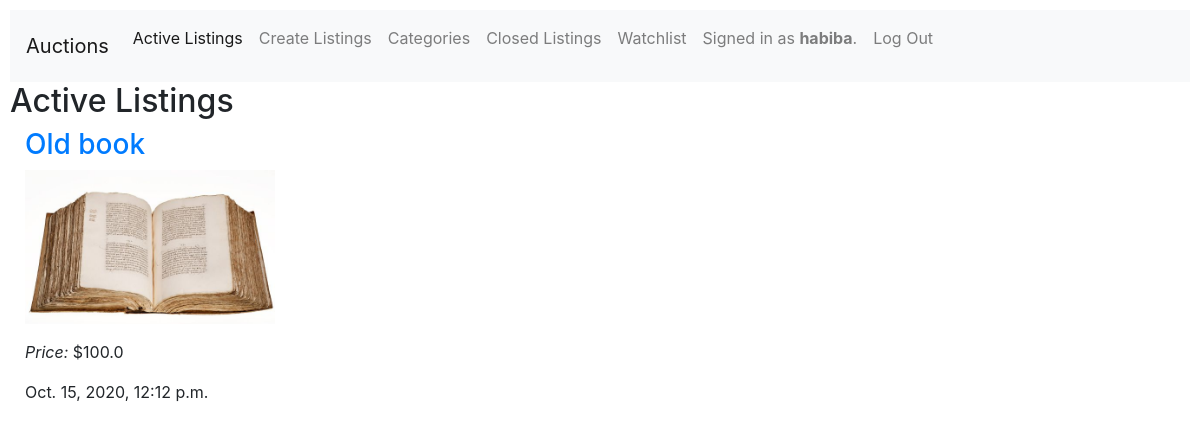
/closed (signed in), run on an earlier commit of the app's database.
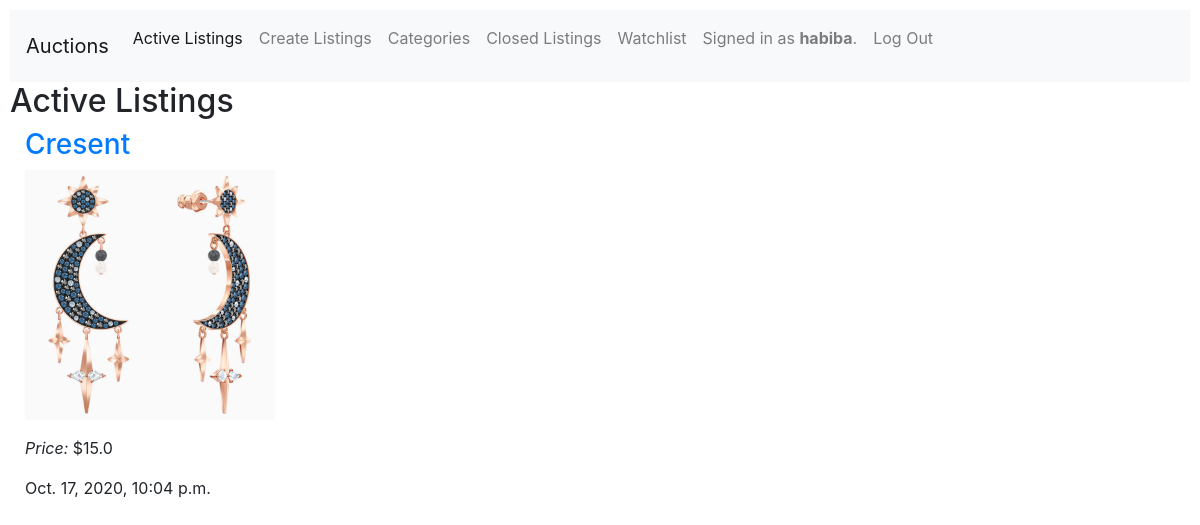
And on a later commit of the database.
### auctions/models.py (models this page shows, shortened)
class Listing(models.Model):
    title =  models.CharField(max_length = 100)
    picture = models.ImageField(upload_to = 'pic/%Y/%m/%d')
    detail = models.TextField()
    owner = models.ForeignKey(User, on_delete=models.CASCADE)
    created_at = models.DateTimeField(default=datetime.datetime.now)
    category = models.OneToOneField(Category, on_delete=models.DO_NOTHING)
    startingbid = models.FloatField(default=0)
    status = models.BooleanField(default=True)

### auctions/views.py (the view)
# urls.py: path("closed", views.closed, name="closed")
@login_required(login_url='login')
def closed(request):
    try:
        listing = Listing.objects.filter(status=False)
    except:
        listing = None
    context = {
        "listing" :listing
    }
    return render(request, "auctions/index.html", context)

### auctions/templates/auctions/index.html (shortened to what this page needs)
{% extends "auctions/layout.html" %}
{% block body %}
    {% if listing %}
        <h2>Active Listings</h2>
        {% for list in listing%}
            <div class="container-fluid">
                <a href="{% url 'list' list.id %}"><h3>{{ list.title }}</h3></a>
                <img src="{{ list.picture.url }}" >
                <p> <em>Price:</em> ${{ list.startingbid }}</p>
                <p>{{list.created_at}}</p>
            </div>
        {% endfor %}
    {% endif %}
{% endblock %}

What changed in the data, as far as the page shows it:
removed Listing: title "Old book", picture (picture), startingbid "100.0", created_at "Oct. 15, 2020, 12:12 p.m."
added Listing: title "Cresent", picture (picture), startingbid "15.0", created_at "Oct. 17, 2020, 10:04 p.m."
